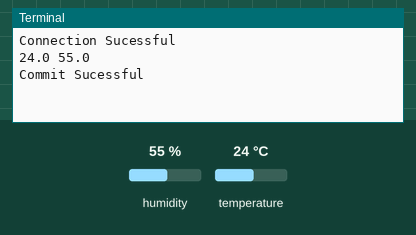
Recording of a program running on a simulated Raspberry Pi (BCM pin numbers). Shown: the last lines printed to the terminal. Inputs (shaded band) come from the test bench; at power-on: humidity 55 %, temperature 24 °C. Databases and web services accept everything at once and return nothing.

Above: at 1.2 s.
1.3 s: humidity set to 22 %
At 4.0 s:
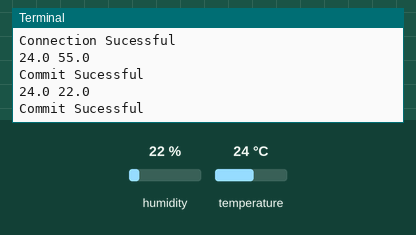
4.7 s: temperature set to 12 °C
At 6.9 s:
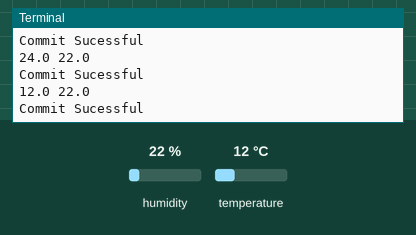
8.1 s: humidity set to 40 %
At 8.5 s:
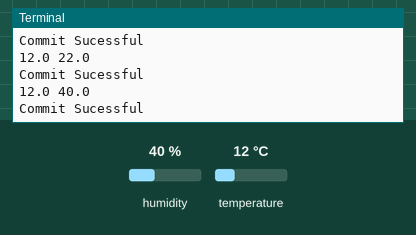
Timing chart, 0 to 11.1 s (numbered marks = the images above; inputs shaded):
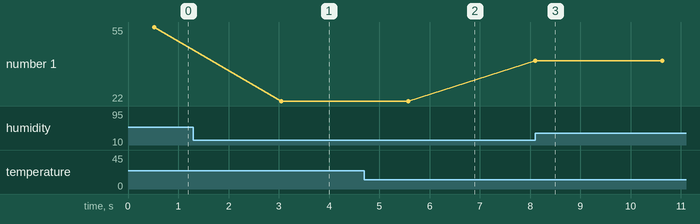

The program:

main.py
```python
import time
import sys
import Adafruit_DHT
import mysql.connector

sensor = 11
pin = 14

try:
	conn = mysql.connector.connect(host="localhost", database="temp_data",user="root", password="qwerty")
	print("Connection Sucessful")
except:
	print("Connection Unsucessful")

cursor = conn.cursor()

while True:

	h, t = Adafruit_DHT.read_retry(sensor, pin)
	print(t, h)
	h = int(h)
	t= int(t)

	query = "INSERT INTO tempData VALUES({t}, {h});".format(h=h, t=t)

	try:
		cursor.execute(query)
		conn.commit()
		print("Commit Sucessful")
	except:
		db.rollback()
		print("unsucessful")

	time.sleep(2)

cursor.close()
conn.close()
```

Measured:
- after the input at 1.3 s, the terminal: prints a new line after 1.8 s (image 1)
- after the input at 4.7 s, the terminal: prints a new line after 0.88 s (image 2)
- after the input at 8.1 s, the terminal: prints a new line at once (image 3)
- plotted number 1: 55 → 22 after the input at 1.3 s, 22 → 40 after the input at 8.1 s
